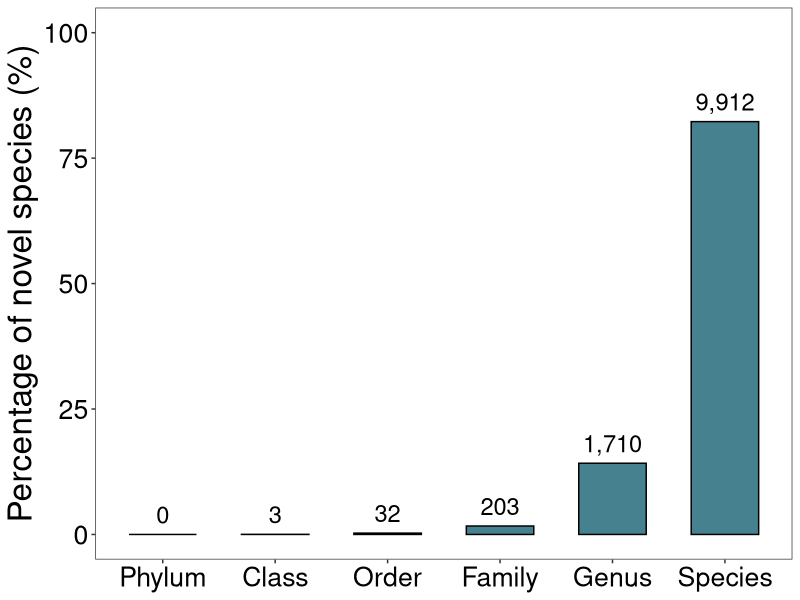
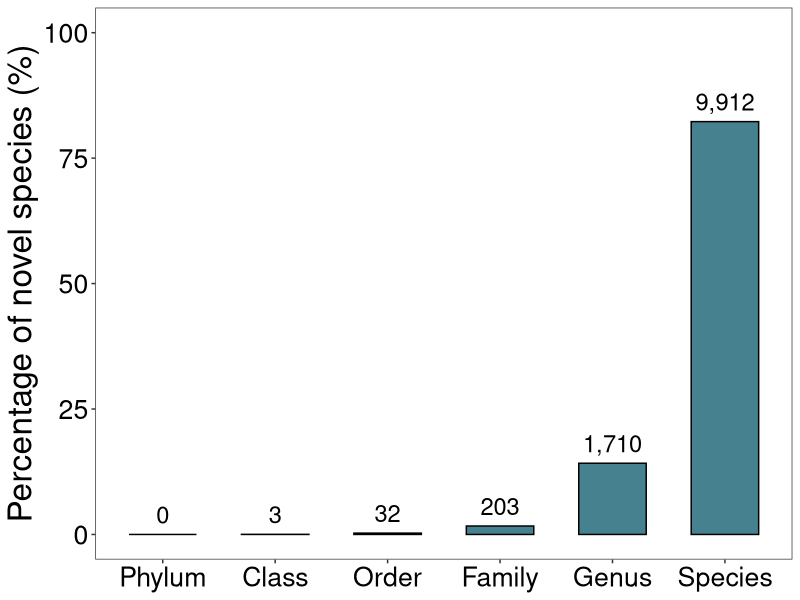

R code for these plots, in order: (Note: this script raises an error after producing the figures.)
############################################################
## Fig. 2c — Classified vs unclassified HQ species across taxonomic ranks
##
## Description:
##   This figure summarizes the number of classified and unclassified
##   high-quality (HQ) species representatives across taxonomic ranks
##   (phylum to species).
##
## Data source:
##   Numbers were calculated based on the GTDB r226 taxonomy file
##   for HQ species representatives derived from 83 activated sludge samples.
##
## Notes:
##   - "Unclassified" refers to taxa lacking an assigned name at the
##     corresponding taxonomic rank in GTDB r226.
##   - Percentages are calculated relative to the total number of HQ
##     species representatives (n = 12,047).
##
## Output:
##   - Fig2c.pdf
############################################################

library(ggplot2)
library(tidyverse)
library(scales)

# ----------------------------- #
# Input data (precomputed counts)
# ----------------------------- #

df <- data.frame(
  Category = c("Phylum", "Class", "Order", "Family", "Genus", "Species"),
  Classified = c(12047, 12044, 12015, 11844, 10337, 2135),
  Unclassified = c(0, 3, 32, 203, 1710, 9912)
)

# Ensure correct taxonomic order
df$Category <- factor(
  df$Category,
  levels = c("Phylum", "Class", "Order", "Family", "Genus", "Species")
)

# Long format
df_long <- df %>%
  pivot_longer(
    cols = c(Classified, Unclassified),
    names_to = "Variable",
    values_to = "Value"
  )

# ----------------------------- #
# Plot: percentage of unclassified taxa
# ----------------------------- #

df_unclassified <- df_long %>%
  filter(Variable == "Unclassified")

p_unclassified <- ggplot(
  df_unclassified,
  aes(x = Category, y = Value / 12047 * 100)
) +
  geom_bar(
    stat = "identity",
    width = 0.6,
    fill = "#45818e",
    color = "black"
  ) +
  geom_text(
    aes(
      label = scales::comma(Value),
      y = Value / 12047 * 100 + 4
    ),
    color = "black",
    size = 6
  ) +
  labs(
    x = NULL,
    y = "Percentage of novel species (%)"
  ) +
  coord_cartesian(ylim = c(0, 100)) +
  theme_bw() +
  theme(
    panel.grid.major = element_blank(),
    panel.grid.minor = element_blank(),
    axis.text.x = element_text(color = "black"),
    axis.text.y = element_text(color = "black"),
    text = element_text(size = 24),
    legend.position = "none"
  )

p_unclassified

ggsave(
  p_unclassified,
  filename = "figures/Fig2c.pdf",
  width = 10,
  height = 6
)

writeLines(capture.output(sessionInfo()), "../envs/Fig2c.sessionInfo.txt")
